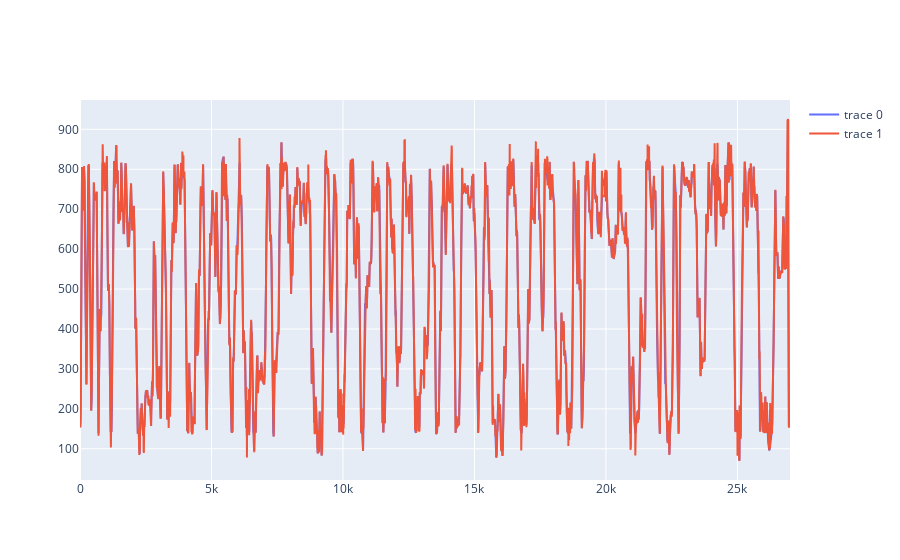

Notebook source saved alongside this figure:
### Code cell
import plotly.graph_objects as go

fig = go.Figure()

fig.add_trace(go.Scatter(x=df.index, y=df[scorer]['nose']['x']))
fig.add_trace(go.Scatter(x=df_raw.index, y=df_raw[scorer]['nose']['x']))

### Figure 1 — Plotly figure (JSON) as saved in the notebook; plotly's stock layout.template omitted (floating-point values rounded to 4 significant figures; data arrays with more than 128 entries replaced by an {"elided": "..."} marker saying what was removed)
{"data": [{"type": "scatter", "x": {"elided": "27000 int values"}, "y": {"elided": "27000 float values"}}, {"type": "scatter", "x": {"elided": "27000 int values"}, "y": {"elided": "27000 float values"}}], "layout": {}}
